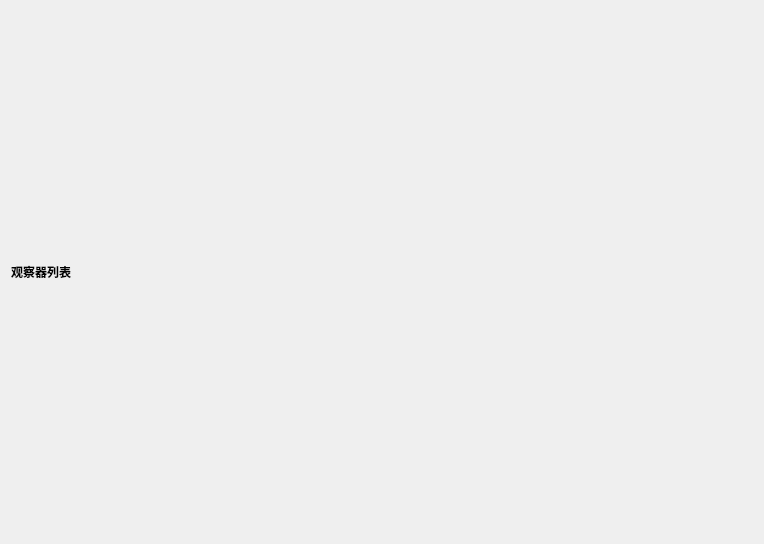
<?xml version="1.0" encoding="UTF-8"?>
<ui version="4.0">
 <class>MonitoringWidget</class>
 <widget class="QWidget" name="MonitoringWidget">
  <property name="geometry">
   <rect>
    <x>0</x>
    <y>0</y>
    <width>764</width>
    <height>544</height>
   </rect>
  </property>
  <property name="windowTitle">
   <string notr="true"/>
  </property>
  <layout class="QVBoxLayout" name="verticalLayout" stretch="0">
   <property name="spacing">
    <number>12</number>
   </property>
   <item>
    <widget class="QLabel" name="WaresListLabel">
     <property name="sizePolicy">
      <sizepolicy hsizetype="Preferred" vsizetype="Maximum">
       <horstretch>0</horstretch>
       <verstretch>0</verstretch>
      </sizepolicy>
     </property>
     <property name="styleSheet">
      <string notr="true">font:bold;</string>
     </property>
     <property name="text">
      <string>观察器列表</string>
     </property>
    </widget>
   </item>
  </layout>
 </widget>
 <resources/>
 <connections/>
</ui>
